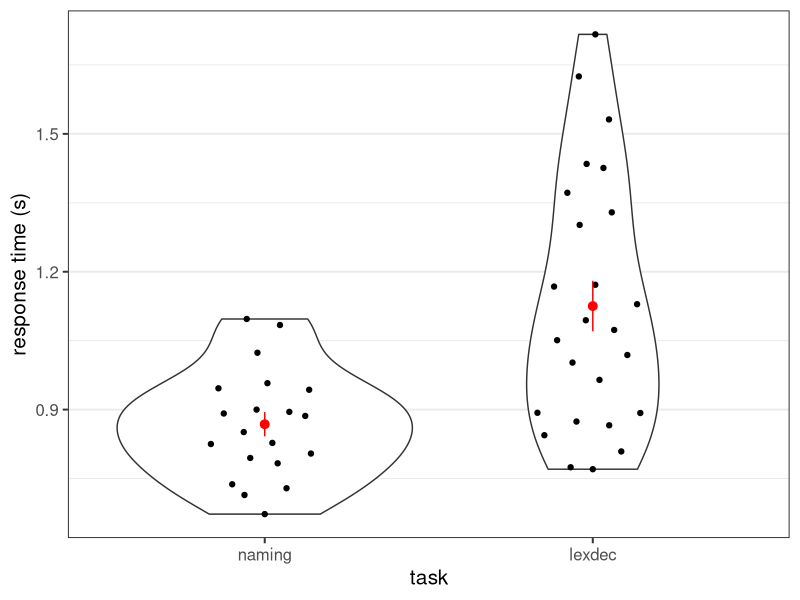

Write R code to recreate this figure. (Note: this script raises an error after producing the figure.)

library("tidyverse")
library("afex")
theme_set(theme_bw(base_size = 15) + 
            theme(legend.position="bottom", 
                  panel.grid.major.x = element_blank()))

options(pillar.sigfig = 2)

data("fhch2010")
fhch <- as_tibble(droplevels(fhch2010[ fhch2010$correct,])) # remove errors
str(fhch2010) # structure of the data

####

ylab <- "response time (s)"

##---------------------------------------------------------------
##                        Aggregated Data                       -
##---------------------------------------------------------------

fhch %>% 
  group_by(task) %>% 
  summarise(m = mean(rt)) %>% 
  mutate(ov_mean = mean(m)) %>% 
  mutate(diff = ov_mean - m)


fhch_agg <- fhch %>% 
  group_by(id, task) %>% 
  summarise(rt = mean(rt))
lm1 <- lm(rt ~ task, fhch_agg)
fhch_agg$resid <- residuals(lm1)


##---------------------------------------------------------------
##                      Make Residuals Plot                     -
##---------------------------------------------------------------

##### make residuals figure

vio_width <- 0.9
point_width <- 0.2

set.seed(1234566) ## needed to ensure jitter is the same each time plot is created
p1 <- ggplot(fhch_agg, aes(x = task, y = rt)) +
  geom_violin(width = vio_width) +
  ggbeeswarm::geom_quasirandom(width = point_width) +
  stat_summary(colour = "red") +
  #coord_cartesian(ylim = c(0, 100)) +
  labs(y = ylab)
p1

set.seed(1234566)  ## needed to ensure jittered points are at same position
p1_de <- ggplot_build(p1)

lap2 <- fhch_agg %>% 
  mutate(xpoint = p1_de$data[[2]]$x)

lap3 <- fhch_agg %>% 
  group_by(task) %>% 
  summarise(rt = mean(rt))

lap4 <- lap3 %>% 
  summarise(rt = mean(rt))

lap5 <- p1_de$data[[1]] %>% 
  group_by(x) %>% 
  summarise(xmin = first(xmin),
            xmax = first(xmax)) %>% 
  bind_cols(lap3)

lap6 <- p1_de$data[[2]] %>% 
  group_by(group) %>% 
  mutate(rt = mean(y)) %>% 
  as_tibble() %>% 
  select(-size, - fill, -alpha, - stroke)

lap7 <- cbind(lap3, mean_rt = lap4$rt, xxx = c(1.4, 1.6))

set.seed(1234566)
p2 <- ggplot(fhch_agg, aes(x = task, y = rt)) +
  geom_violin(width = vio_width) +
  geom_segment(data = lap6, 
               mapping = aes(x = x, xend = x, y = rt, yend = y),
               colour = "grey") +
  ggbeeswarm::geom_quasirandom(width = point_width) +
  geom_hline(yintercept = lap4$rt, linetype = 3, colour = "blue") +
  geom_segment(data = lap5, mapping = aes(x = xmin, xend = xmax,
                                          y = rt, yend = rt),
               colour = "red", linetype = 2) +
  geom_segment(data = lap7, mapping = aes(x = xxx, xend = xxx,
                                          y = rt, yend = mean_rt ),
               colour = "red", linetype = 1) +
  stat_summary(colour = "red") +
  labs(y = ylab)
p2

cowplot::plot_grid(p1, p2)
ggsave("simple-residuals.pdf", device = "pdf", 
       width = 19, height = 8, units = "cm")


##----------------------------------------------------------------
##                        individual plots                       -
##----------------------------------------------------------------

fhch_indiv <- fhch %>% 
  filter(id %in% c("L1", "L5")) %>% 
  droplevels()

fhch_indiv %>% 
  ggplot(aes(x = id, y = rt)) +
  geom_violin(width = vio_width) +
  ggbeeswarm::geom_quasirandom(width = point_width) +
  #stat_summary(colour = "red") +
  #coord_cartesian(ylim = c(0, 100)) +
  labs(y = ylab)



##---------------------------------------------------------------
##                            table                             -
##---------------------------------------------------------------



fhch_agg %>% 
  print(n = Inf)

p0_a <- fhch_agg %>% 
  filter(id %in% c(paste0("N", 1:7)))
p0_b <- fhch_agg %>% 
  filter(id %in% c(paste0("L", 1:6)))

fhch2 <- fhch %>% 
  select(id, task, rt)
lm2 <- lm(rt ~ task, fhch2)
fhch2$resid_lm <- residuals(lm2)
mm2 <- mixed(rt ~ task + (1|id), fhch2, method = "S")
fhch2$resid_lmm <- residuals(mm2$full_model)
ranef(mm2$full_model)

p1 <- fhch2 %>% 
  group_by(id) %>% 
  mutate(trial = seq_len(n())) %>% 
  filter(id %in% c("L1")) %>% 
  filter((rt < 0.8 & trial < 4) | (rt > 0.8 & trial < 40)) %>% 
  select(-trial) %>% 
  slice(1:3, 6, 12)
p2 <- fhch2 %>% 
  group_by(id) %>% 
  mutate(trial = seq_len(n())) %>% 
  filter(id %in% c("L5")) %>% 
  filter((rt < 1.3 & trial < 10) | (rt > 1.3 & trial < 5)) %>% 
  select(-trial)

out <- bind_cols(bind_rows(p0_a, tibble(id = NA), p0_b), 
                 NA, 
                 bind_rows(p1, tibble(id = NA), p2))

print(xtable::xtable(out, digits = 1), include.rownames = FALSE)

####

mm <- mixed(rt ~ task*stimulus*length + (stimulus*length|id), fhch, method = "S")
mm

mm2 <- mixed(rt ~ task*stimulus*length + (stimulus*length||id), fhch, method = "S", expand_re = TRUE)
mm2

mm3 <- mixed(rt ~ task*stimulus*length + (stimulus+length||id), fhch, method = "S", expand_re = TRUE)
mm3

summary(mm3)

mm4 <- mixed(rt ~ task*stimulus*length + (stimulus||id), fhch, method = "S", expand_re = TRUE)
mm4
